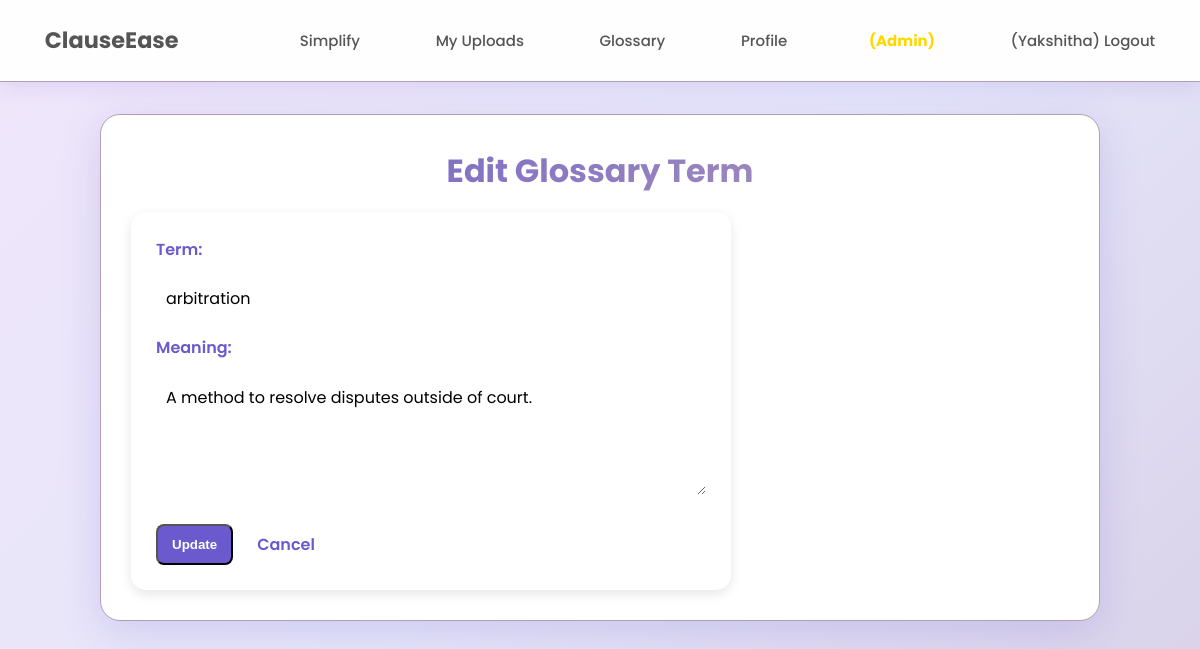
/admin/glossary/edit/2 (signed in), run on the app's committed database.
### app.py (models this page shows)
class GlossaryTerm(db.Model):
    id = db.Column(db.Integer, primary_key=True)
    term = db.Column(db.String(100), unique=True, nullable=False)
    meaning = db.Column(db.Text, nullable=False)

### app.py (the view, shortened to what this page needs)
@app.route("/admin/glossary/edit/<int:term_id>", methods=["GET", "POST"])
@admin_required
def edit_glossary_term(term_id):
    term = GlossaryTerm.query.get_or_404(term_id)
    return render_template("admin_glossary_edit.html", term=term)

### app.py (called while the page is built)
def admin_required(f):
    @wraps(f)
    def decorated_function(*args, **kwargs):
        if "user_id" not in session:
            flash("Please login first!", "warning")
            return redirect(url_for("login"))
        if not session.get("is_admin"):
            flash("Access denied. Admins only!", "danger")
            return redirect(url_for("home"))
        return f(*args, **kwargs)
    return decorated_function

### templates/admin_glossary_edit.html
{% extends "base.html" %}
{% block content %}
<div class="admin-container">
    <h2>Edit Glossary Term</h2>
    <form method="post" class="admin-form">
        <label>Term:</label>
        <input type="text" name="term" value="{{ term.term }}" required>
        <label>Meaning:</label>
        <textarea name="meaning" rows="4" required>{{ term.meaning }}</textarea>
        <div class="form-actions">
            <button type="submit" class="btn-primary">Update</button>
            <a href="{{ url_for('admin_glossary') }}" class="btn-secondary">Cancel</a>
        </div>
    </form>
</div>
{% endblock %}

### static/style.css (style rules this page uses)
:root { --light-lavender: #E6E6FA; --medium-lavender: #B39EB5; --dark-lavender: #6A5ACD; --white: #FFFFFF; --text-dark: #2E2E2E; --text-light: #555555; --success: #2ECC71; --error: #DC3545; }
* { margin: 0; padding: 0; box-sizing: border-box; }
body { margin: 0; font-family: 'Poppins', sans-serif; background: linear-gradient(135deg, #F0E6FA 0%, #E6E6FA 50%, #D8D0E8 100%); color: var(--text-dark); line-height: 1.6; overflow-x: hidden; position: relative; min-height: 100vh; }
body::before { content: ''; position: fixed; width: 600px; height: 600px; background: radial-gradient(circle, rgba(106, 90, 205, 0.2) 0%, rgba(179, 158, 181, 0.1) 25%, transparent 70%); border-radius: 50%; pointer-events: none; transform: translate(-50%, -50%); transition: opacity 0.3s ease; opacity: 0; z-index: 1; left: var(--mouse-x, 50%); top: var(--mouse-y, 50%); }
.admin-container { background: var(--white); border: 1px solid var(--medium-lavender); border-radius: 20px; padding: 40px; box-shadow: 0 10px 40px rgba(106, 90, 205, 0.2); transition: all 0.3s ease; }
.admin-container h2 { font-size: 32px; font-weight: 700; text-align: center; margin-bottom: 15px; background: linear-gradient(135deg, var(--dark-lavender), var(--medium-lavender)); color: var(--dark-lavender); background-clip: text; -webkit-background-clip: text; -webkit-text-fill-color: transparent; }
.admin-container { padding: 30px; max-width: 1000px; margin: auto; animation: fadeIn 0.6s ease-in-out; }
.btn-primary { display: inline-block; background: var(--dark-lavender); color: white; padding: 8px 14px; border-radius: 8px; text-decoration: none; font-weight: 600; transition: all 0.3s ease; }
.btn-secondary { background: rgba(255,255,255,0.3); color: var(--dark-lavender); padding: 8px 14px; border-radius: 8px; text-decoration: none; font-weight: 600; transition: 0.3s; }
.admin-form { display: flex; flex-direction: column; gap: 14px; max-width: 600px; background: rgba(255,255,255,0.2); padding: 25px; border-radius: 15px; box-shadow: 0 4px 12px rgba(0,0,0,0.1); backdrop-filter: blur(8px); }
.admin-form label { font-weight: 600; color: var(--dark-lavender); }
.admin-form input, .admin-form textarea { width: 100%; border: none; outline: none; border-radius: 8px; padding: 10px; background: rgba(255,255,255,0.6); font-family: inherit; font-size: 1em; }
.form-actions { margin-top: 15px; display: flex; gap: 10px; }

### data on the page
GlossaryTerm: term "arbitration", meaning "A method to resolve disputes outside of court."

### other printed values
{{ session.get('username') }} "Yakshitha"
